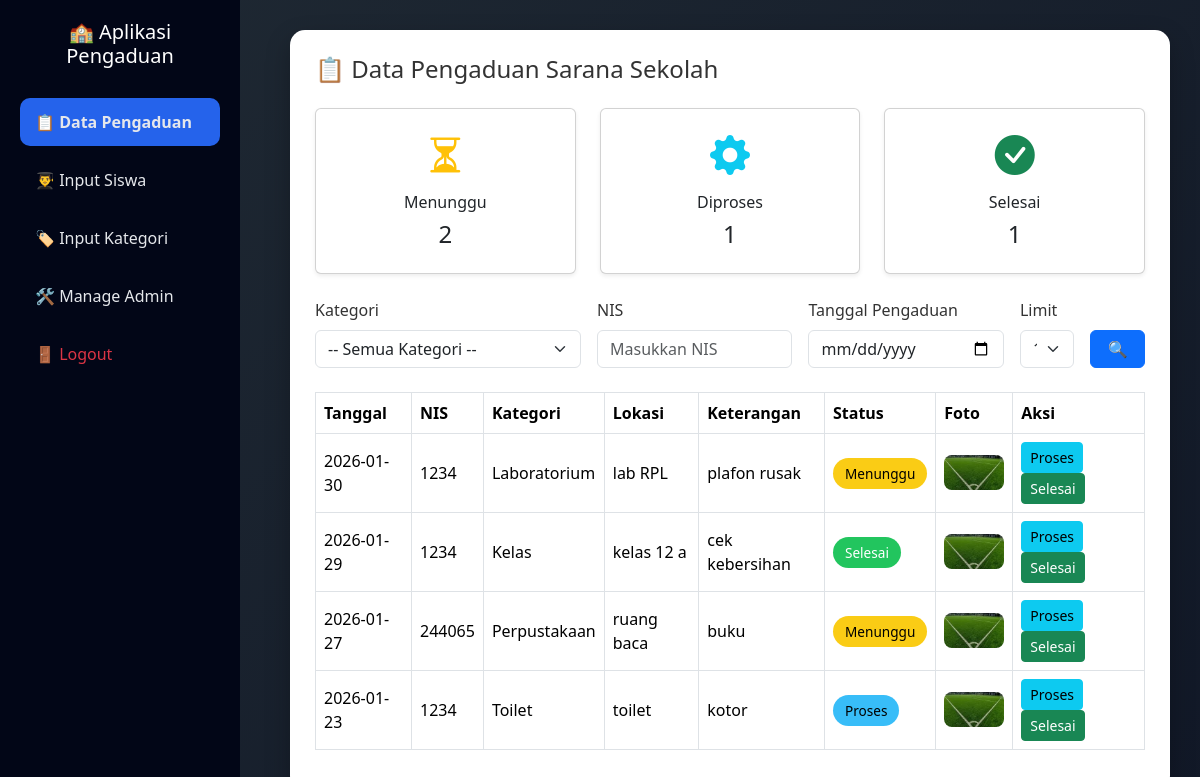
Page /dashboard_admin.php on the committed database.
### tables this page shows
CREATE TABLE `input_aspirasi` (
  `id_pelaporan` int NOT NULL,
  `nis` int DEFAULT NULL,
  `tgl_pengaduan` date DEFAULT NULL,
  `id_kategori` int DEFAULT NULL,
  `lokasi` varchar(50) DEFAULT NULL,
  `ket` varchar(100) DEFAULT NULL,
  `foto` varchar(100) DEFAULT NULL,
  `status` enum('Menunggu','Proses','Selesai') DEFAULT 'Menunggu',
  `feedback` text
);

CREATE TABLE `kategori` (
  `id_kategori` int NOT NULL,
  `ket_kategori` varchar(30) DEFAULT NULL
);

### dashboard_admin.php (the view, shortened to what this page needs)
<?php
include 'config/koneksi.php';
$qStatus = mysqli_query($conn, "
    SELECT status, COUNT(*) AS total
    FROM input_aspirasi
    GROUP BY status
");
$jumlah = [
    'Menunggu' => 0,
    'Proses'   => 0,
    'Selesai'  => 0
];
while($s = mysqli_fetch_assoc($qStatus)){
    $jumlah[$s['status']] = $s['total'];
}
$filter_nis      = $_GET['nis'] ?? '';
$filter_tgl      = $_GET['tgl'] ?? '';
$limit = isset($_GET['limit']) ? (int)$_GET['limit'] : 10;
$limit = in_array($limit, [0,5,10,25,50]) ? $limit : 10;
$page = isset($_GET['page']) ? (int)$_GET['page'] : 1;
$page = ($page < 1) ? 1 : $page;
$offset = ($page - 1) * $limit;
?>
<!doctype html>
<html lang="id">
<head>
<link href="https://cdn.jsdelivr.net/npm/bootstrap@5.3.2/dist/css/bootstrap.min.css" rel="stylesheet">
<link rel="stylesheet" href="https://cdn.jsdelivr.net/npm/bootstrap-icons@1.11.1/font/bootstrap-icons.css">
</head>
<body>
<div class="sidebar">
    <h5>🏫 Aplikasi Pengaduan</h5>
    <a href="dashboard_admin.php" class="active">📋 Data Pengaduan</a>
    <a href="input_siswa.php">👨‍🎓 Input Siswa</a>
    <a href="input_kategori.php">🏷️ Input Kategori</a>
    <a href="manage_admin.php">🛠️ Manage Admin</a>
    <a href="logout.php" class="text-danger">🚪 Logout</a>
</div>
<div class="content">
<div class="card-custom">
<h4 class="mb-4">📋 Data Pengaduan Sarana Sekolah</h4>
<div class="row mb-4">
    <div class="col-md-4">
        <div class="card text-center shadow-sm">
            <div class="card-body">
                <i class="bi bi-hourglass-split fs-1 text-warning"></i>
                <h6 class="mt-2">Menunggu</h6>
                <h4><?= $jumlah['Menunggu']; ?></h4>
            </div>
        </div>
    </div>
    <div class="col-md-4">
        <div class="card text-center shadow-sm">
            <div class="card-body">
                <i class="bi bi-gear-fill fs-1 text-info"></i>
                <h6 class="mt-2">Diproses</h6>
                <h4><?= $jumlah['Proses']; ?></h4>
            </div>
        </div>
    </div>
    <div class="col-md-4">
        <div class="card text-center shadow-sm">
            <div class="card-body">
                <i class="bi bi-check-circle-fill fs-1 text-success"></i>
                <h6 class="mt-2">Selesai</h6>
                <h4><?= $jumlah['Selesai']; ?></h4>
            </div>
        </div>
    </div>
</div>
<form method="GET" class="row g-3 mb-4">
    <div class="col-md-4">
        <label class="form-label">Kategori</label>
        <select name="kategori" class="form-select">
            <option value="">-- Semua Kategori --</option>
        </select>
    </div>
    <div class="col-md-3">
        <label class="form-label">NIS</label>
        <input type="text" name="nis" class="form-control"
               value="<?= $filter_nis ?>" placeholder="Masukkan NIS">
    </div>
    <div class="col-md-3">
        <label class="form-label">Tanggal Pengaduan</label>
        <input type="date" name="tgl" class="form-control"
               value="<?= $filter_tgl ?>">
    </div>
    <div class="col-md-1">
        <label class="form-label">Limit</label>
    <select name="limit" class="form-select" onchange="this.form.submit()">
    <?php foreach([5,10,25,50] as $l): ?>
        <option value="<?= $l ?>" <?= ($limit==$l)?'selected':'' ?>>
            <?= $l ?>
        </option>
    <?php endforeach; ?>
    </select>
    </div>
    <div class="col-md-1 d-flex align-items-end">
        <button type="submit" class="btn btn-primary w-100">🔍</button>
    </div>
</form>
<div class="table-responsive">
<table class="table table-bordered table-hover align-middle">
<thead>
<tr>
    <th>Tanggal</th>
    <th>NIS</th>
    <th>Kategori</th>
    <th>Lokasi</th>
    <th>Keterangan</th>
    <th>Status</th>
    <th>Foto</th>
    <th>Aksi</th>
</tr>
</thead>
<tbody>
<?php
$sql = "SELECT a.*, k.ket_kategori
        FROM input_aspirasi a
        LEFT JOIN kategori k ON a.id_kategori = k.id_kategori
        WHERE 1=1";
$sql .= " ORDER BY a.id_pelaporan DESC";
if($limit != 0){
    $sql .= " LIMIT $limit OFFSET $offset";
}
$q = mysqli_query($conn, $sql);
while($d = mysqli_fetch_assoc($q)){
?>
<tr>
    <td><?= $d['tgl_pengaduan'] ?></td>
    <td><?= $d['nis'] ?></td>
    <td><?= $d['ket_kategori'] ?></td>
    <td><?= $d['lokasi'] ?></td>
    <td><?= $d['ket'] ?></td>
    <td><span class="badge-status status-<?= $d['status'] ?>"><?= $d['status'] ?></span></td>
    <td><img src="uploads/<?= $d['foto'] ?>" width="60"></td>
    <td>
        <a class="btn btn-info btn-sm" href="update_status.php?id=<?= $d['id_pelaporan'] ?>&s=Proses">Proses</a>
        <a class="btn btn-success btn-sm" href="update_status.php?id=<?= $d['id_pelaporan'] ?>&s=Selesai">Selesai</a>
    </td>
</tr>
<?php } ?>
</tbody>
</table>
</div>
</div>
</div>
</body>
</html>

### dashboard_admin.php (style rules this page uses)
body { background: linear-gradient(135deg, #1f2933, #111827); min-height: 100vh; font-family: 'Segoe UI', sans-serif; color: #fff; }
.sidebar { width: 240px; background: #020617; min-height: 100vh; position: fixed; padding: 20px; }
.sidebar h5 { text-align: center; margin-bottom: 30px; }
.sidebar a { display: block; padding: 12px 15px; color: #e5e7eb; text-decoration: none; border-radius: 10px; margin-bottom: 10px; }
.sidebar a.active { background: #2563eb; font-weight: 600; }
.content { margin-left: 260px; padding: 30px; }
.card-custom { background: #ffffff; color: #333; border-radius: 15px; padding: 25px; box-shadow: 0 10px 25px rgba(0,0,0,.25); }
thead { background: #1e40af; color: #fff; }
.badge-status { padding: 6px 12px; border-radius: 20px; font-size: 0.85rem; }
.status-Menunggu { background: #facc15; color:#000; }
.status-Proses { background: #38bdf8; color:#000; }
.status-Selesai { background: #22c55e; color:#fff; }
table img { border-radius: 8px; }

### rows in the picture
input_aspirasi: tgl_pengaduan "2026-01-30", nis "1234", id_kategori.ket_kategori "Laboratorium", lokasi "lab RPL", ket "plafon rusak", status "Menunggu", foto (picture)
input_aspirasi: tgl_pengaduan "2026-01-29", nis "1234", id_kategori.ket_kategori "Kelas", lokasi "kelas 12 a", ket "cek kebersihan", status "Selesai", foto (picture)
input_aspirasi: tgl_pengaduan "2026-01-27", nis "244065", id_kategori.ket_kategori "Perpustakaan", lokasi "ruang baca", ket "buku", status "Menunggu", foto (picture)
input_aspirasi: tgl_pengaduan "2026-01-23", nis "1234", id_kategori.ket_kategori "Toilet", lokasi "toilet", ket "kotor", status "Proses", foto (picture)

### other values in the picture
$jumlah['Menunggu'] "2"
$jumlah['Proses'] "1"
$jumlah['Selesai'] "1"
form field limit "10"
